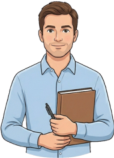
#> input picture content/g5/u1/presentation/img/p01-03.png, 114 x 158 px; its folder holds only this picture in this run
$ python contact_grade5_images.py --unit 5 --out out.png
#> lines starting #> are read from the running program, lines starting #| are printed output that depends on the picture
### tools/common.py
"""Shared helpers for the ENG HUB build tools."""

import json
import os
import re
import ssl
import sys
import time
import urllib.error
import urllib.parse
import urllib.request

ROOT = os.path.dirname(os.path.dirname(os.path.abspath(__file__)))
TOOLS = os.path.join(ROOT, "tools")
CACHE = os.path.join(TOOLS, "cache")
LOGS = os.path.join(TOOLS, "logs")
CONTENT = os.path.join(ROOT, "content")
DATA = os.path.join(ROOT, "app", "data")

API = "https://eltarena.com"
UA = ("Mozilla/5.0 (Windows NT 10.0; Win64; x64) AppleWebKit/537.36 "
      "(KHTML, like Gecko) Chrome/126.0.0.0 Safari/537.36")

# Grades we build. eltarena unit ids are looked up by their "N. ÜNİTE" title.
GRADES = [5, 6, 7, 8]
UNITS_PER_GRADE = 10

# Theme names per grade/unit. Grade 5 comes from the MEB Maarif theme sheets in
# res/; grades 6-8 from the unit titles used across the source material.
THEMES = {
    5: {
        1: ("School Life", "Okul Hayatı", "🏫"),
        2: ("Classroom Life", "Sınıf Hayatı", "✏️"),
        3: ("Personal Life", "Kişisel Hayat", "🙋"),
        4: ("Family Life", "Aile Hayatı", "👨‍👩‍👧"),
        5: ("Life in the Neighbourhood & City", "Mahalle ve Şehir Hayatı", "🏙️"),
        6: ("Life in the World", "Dünyada Hayat", "🌍"),
        7: ("Life in Nature", "Doğada Hayat", "🌳"),
        8: ("Life in the Universe & Future", "Evren ve Gelecek", "🚀"),
    },
    6: {
        1: ("School Life", "Okul Hayatı", "🏫"),
        2: ("Classroom Life", "Sınıf Hayatı", "✏️"),
        3: ("Personal Life", "Kişisel Hayat", "🙋"),
        4: ("Family Life", "Aile Hayatı", "👨‍👩‍👧"),
        5: ("Life in the Neighbourhood & City", "Mahalle ve Şehir Hayatı", "🏙️"),
        6: ("Life in the World & Culture", "Dünya ve Kültür Hayatı", "🌍"),
        7: ("Life in Nature & Global Problems", "Doğada Hayat ve Küresel Sorunlar", "🌳"),
        8: ("Life in the Universe & Future", "Evren ve Gelecekte Hayat", "🚀"),
    },
    7: {
        1: ("Appearance and Personality", "Görünüş ve Kişilik", "🧑‍🎤"),
        2: ("Sports", "Spor", "⚽"),
        3: ("Biographies", "Biyografiler", "📜"),
        4: ("Wild Animals", "Vahşi Hayvanlar", "🦁"),
        5: ("Television", "Televizyon", "📺"),
        6: ("Celebrations", "Kutlamalar", "🎉"),
        7: ("Dreams", "Hayaller", "💭"),
        8: ("Public Buildings", "Kamu Binaları", "🏛️"),
        9: ("Environment", "Çevre", "🌱"),
        10: ("Planets", "Gezegenler", "🪐"),
    },
    8: {
        1: ("Friendship", "Arkadaşlık", "🤝"),
        2: ("Teen Life", "Gençlik Hayatı", "🎧"),
        3: ("In the Kitchen", "Mutfakta", "🍲"),
        4: ("On the Phone", "Telefonda", "📞"),
        5: ("The Internet", "İnternet", "🌐"),
        6: ("Adventures", "Maceralar", "🧗"),
        7: ("Tourism", "Turizm", "🧳"),
        8: ("Chores", "Ev İşleri", "🧹"),
        9: ("Science", "Bilim", "🔬"),
        10: ("Natural Forces", "Doğa Güçleri", "🌋"),
    },
}

OFFLINE_GAME_HOST = "etkinlik.app"


def ensure(*paths):
    for p in paths:
        os.makedirs(p, exist_ok=True)


# [16 lines left out: function http_get, not called in this run]


def get_json(url, **kw):
    return json.loads(http_get(url, **kw))


# [35 lines left out: functions load_grades, source_units, not called in this run]


SAFE = re.compile(r"[^0-9A-Za-zÇĞİÖŞÜçğıöşü ._-]+")


# [29 lines left out: functions safe_name, drive_id, log, progress, not called in this run]

### tools/contact_grade5_images.py
#!/usr/bin/env python3
"""Build labelled contact sheets for reviewing cropped Grade-5 source art.

Run: python tools/contact_grade5_images.py --unit 3 --out <folder>
"""

import argparse
import glob
import os

from PIL import Image, ImageDraw, ImageFont, ImageOps

from common import CONTENT, ensure


COLS = 6
CELL_W = 190
CELL_H = 165
IMAGE_H = 135


def main():
    parser = argparse.ArgumentParser()
    parser.add_argument("--unit", type=int, required=True)
    parser.add_argument("--out", required=True)
    args = parser.parse_args()
    ensure(args.out)

    base = os.path.join(CONTENT, "g5", "u%d" % args.unit, "presentation", "img")
    font = ImageFont.load_default()
    pages = 0
    pictures = 0
    for page_key in sorted({os.path.basename(p)[:3] for p in glob.glob(os.path.join(base, "p??-*.png"))}):
        paths = sorted(glob.glob(os.path.join(base, page_key + "-*.png")))
        if not paths:
            continue
        rows = (len(paths) + COLS - 1) // COLS
        sheet = Image.new("RGB", (COLS * CELL_W, rows * CELL_H), "white")
#> sheet: PIL image 1140x165 RGB; every value is 255
        draw = ImageDraw.Draw(sheet)
        for offset, path in enumerate(paths):
            x = (offset % COLS) * CELL_W
            y = (offset // COLS) * CELL_H
            with Image.open(path) as source:
#> source is the input picture: PIL image 114x158 RGB; mean R, G, B 203.2, 202.4, 203.9
                image = ImageOps.contain(source.convert("RGB"), (CELL_W - 10, IMAGE_H - 8))
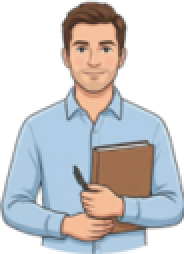
#> image: PIL image 92x127 RGB (shown 2 times larger); mean R, G, B 203.1, 202.3, 203.8
            sheet.paste(image, (x + (CELL_W - image.width) // 2, y + (IMAGE_H - image.height) // 2))
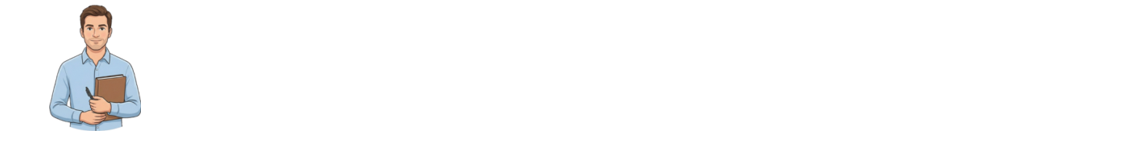
#> sheet: PIL image 1140x165 RGB; mean R, G, B 251.8, 251.7, 251.8
            draw.rectangle((x, y, x + CELL_W - 1, y + CELL_H - 1), outline="#b7c0d0")
            draw.text((x + 7, y + IMAGE_H + 5), os.path.basename(path), fill="#111827", font=font)
        sheet.save(os.path.join(args.out, "g5-u%d-%s.jpg" % (args.unit, page_key)), quality=90)
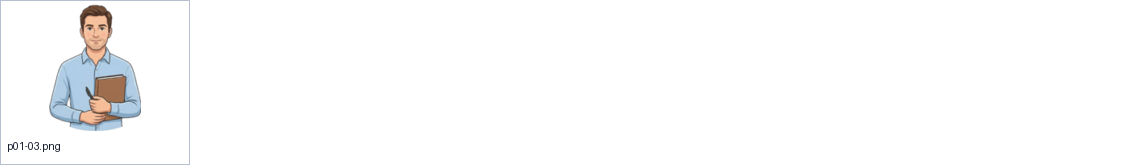
#> saved as g5-u5-p01.jpg: PIL image 1140x165 RGB; mean R, G, B 251.4, 251.3, 251.5
        pages += 1
        pictures += len(paths)
    print("%d images -> %d contact sheets" % (pictures, pages))


if __name__ == "__main__":
    main()

$ run again, on content/g5/u1/presentation/img/p01-13.png
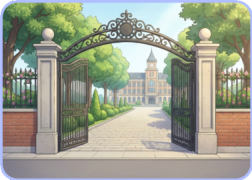
#> input picture content/g5/u1/presentation/img/p01-13.png, 252 x 180 px
#> in main, source is the input picture: PIL image 252x180 RGB; mean R, G, B 155.6, 158.3, 142.3
#> in main, `image = ImageOps.contain(source.convert("RGB"), (CELL_W - 10, IMAGE_H ..`:
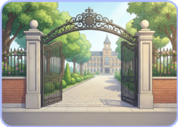
#> image: PIL image 178x127 RGB; mean R, G, B 155.5, 158.3, 142.2
#> in main, `sheet.save(os.path.join(args.out, "g5-u%d-%s.jpg" % (args.unit, page_k..`:
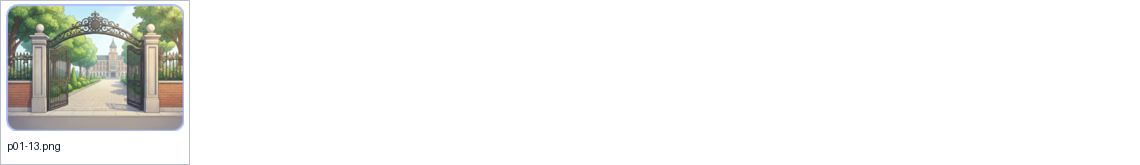
#> saved as g5-u5-p01.jpg: PIL image 1140x165 RGB; mean R, G, B 242.6, 243, 241.1

$ run again, on content/g5/u1/presentation/img/p03-05.png
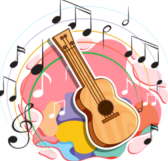
#> input picture content/g5/u1/presentation/img/p03-05.png, 168 x 161 px
#> in main, source is the input picture: PIL image 168x161 RGB; mean R, G, B 228.8, 197.1, 183.5
#> in main, `image = ImageOps.contain(source.convert("RGB"), (CELL_W - 10, IMAGE_H ..`:
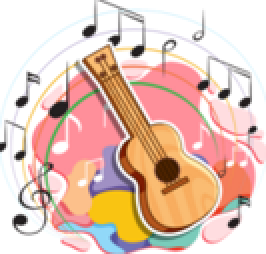
#> image: PIL image 133x127 RGB (shown 2 times larger); mean R, G, B 228.7, 197, 183.3
#> in main, `sheet.save(os.path.join(args.out, "g5-u%d-%s.jpg" % (args.unit, page_k..`:
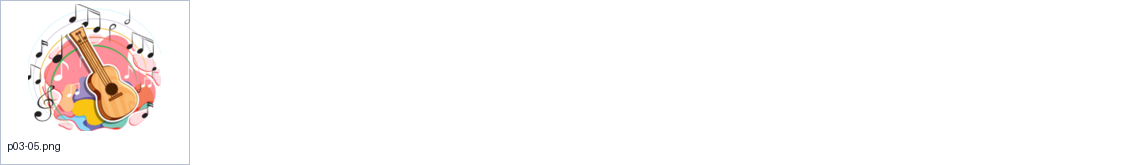
#> saved as g5-u5-p03.jpg: PIL image 1140x165 RGB; mean R, G, B 252.2, 249.4, 248.2

$ run again, on content/g5/u1/presentation/img/p03-07.png
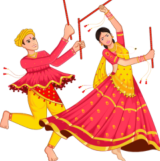
#> input picture content/g5/u1/presentation/img/p03-07.png, 160 x 161 px
#> in main, source is the input picture: PIL image 160x161 RGB; mean R, G, B 243.1, 184.3, 166.2
#> in main, `image = ImageOps.contain(source.convert("RGB"), (CELL_W - 10, IMAGE_H ..`:
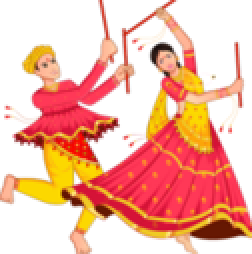
#> image: PIL image 126x127 RGB (shown 2 times larger); mean R, G, B 243, 184.2, 166.1
#> in main, `sheet.save(os.path.join(args.out, "g5-u%d-%s.jpg" % (args.unit, page_k..`:
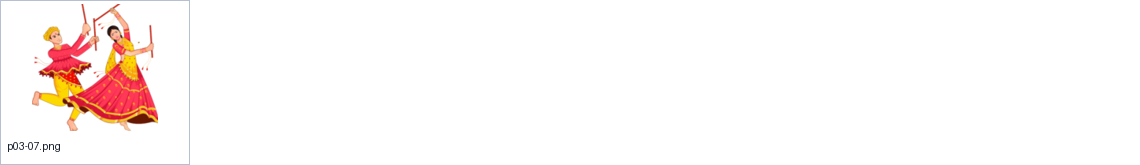
#> saved as g5-u5-p03.jpg: PIL image 1140x165 RGB; mean R, G, B 253.6, 248.6, 247.1

$ run again, on content/g5/u1/presentation/img/p01-07.png
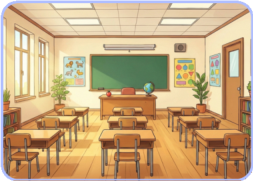
#> input picture content/g5/u1/presentation/img/p01-07.png, 253 x 181 px
#> in main, source is the input picture: PIL image 253x181 RGB; mean R, G, B 197.8, 168.7, 128.4
#> in main, `image = ImageOps.contain(source.convert("RGB"), (CELL_W - 10, IMAGE_H ..`:
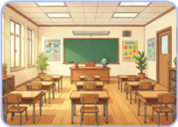
#> image: PIL image 178x127 RGB; mean R, G, B 197.8, 168.6, 128.4
#> in main, `sheet.save(os.path.join(args.out, "g5-u%d-%s.jpg" % (args.unit, page_k..`:
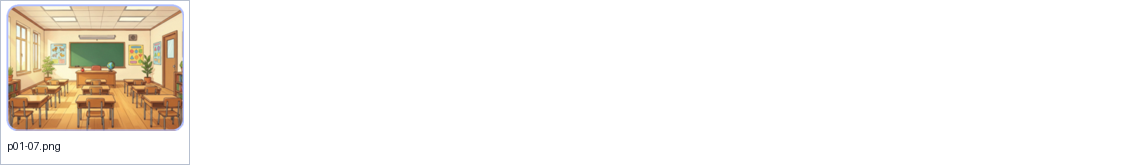
#> saved as g5-u5-p01.jpg: PIL image 1140x165 RGB; mean R, G, B 247.7, 244.2, 239.5
